Frame 1 (no input): blank canvas, image omitted
Frame 60 (the mouse pressed at the canvas centre just before this capture): blank canvas, image omitted
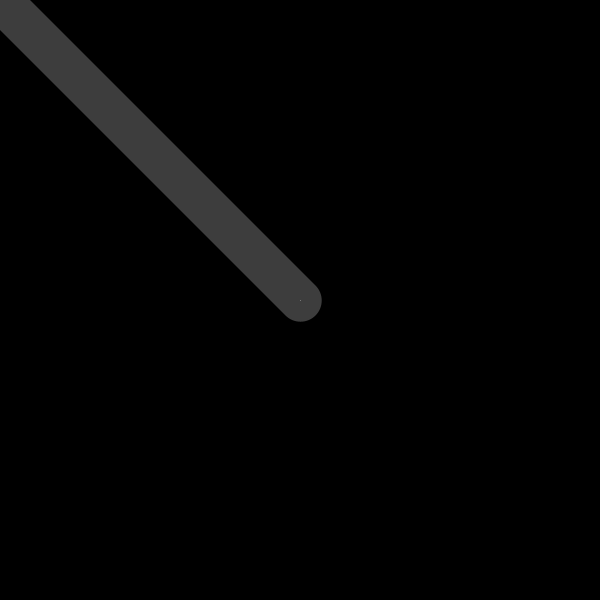
Frame 120 (the mouse held since frame 60 and released just before this capture)

The Processing sketch whose frames 1 and 60 were blank and that drew this single picture after the mouse press (run headless with seeded random() and noise(); from frame 60 on, the mouse is pressed at the canvas centre):

// Processing sketch: bit2atom_190624_03
// ── bit2atom_190624_03.pde
//mouseX, mouseY, pmouseX, pmouseY,
boolean invert = false;

int index = 0;

void setup() {
  size(600, 600);
  background(0);
}


void draw() {
  if (!invert) {
    index ++;
  }
  if (invert) {
    index --;
  }

  if (index >= 255) {
    invert = true;
  }
  if (index <= 0) {
    invert = false;
  }

  stroke(index);
  
  float dd = dist(pmouseX, pmouseY, mouseX, mouseY);
  if (dd > 0) {
    strokeWeight(dd/10);
  } else {
    strokeWeight(1);
  }
  
  line(pmouseX, pmouseY, mouseX, mouseY);
}
